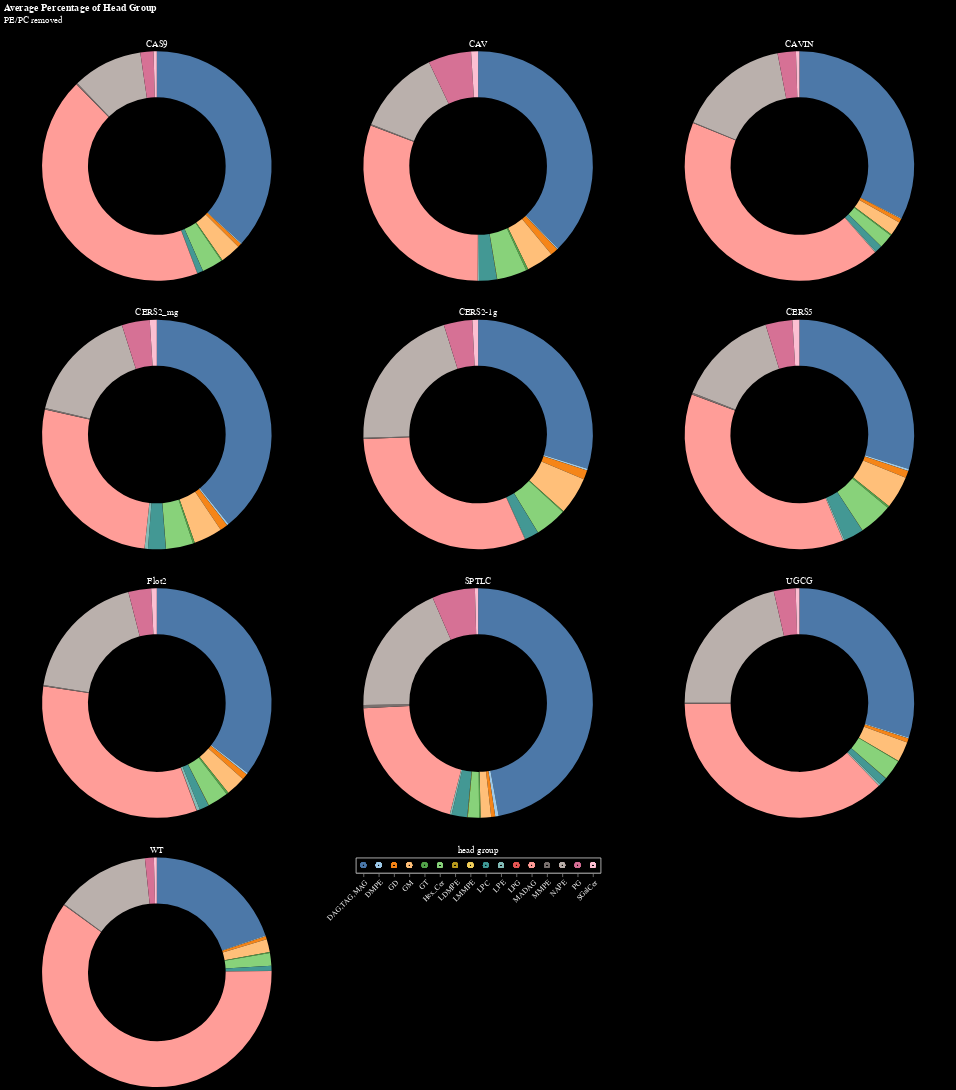

Notebook code cell kept with this figure:
### Code cell
chart_list = []

# create selection tool
click = alt.selection_point(fields=['head group'])

# create head group legend
heads = alt.Chart(h_long).mark_point().encode(
    x=alt.X('head group').axis(labelAngle=-45),
    color=alt.condition(click, 'head group', alt.value('lightgray')),
    ).add_params(click).properties(title={'text':[], 'subtitle':'head group', 'subtitleColor':'white'})

for ptn in h_long['protein'].unique():
    source = h_long[h_long['protein'] == ptn]
    
    donut = alt.Chart(source).mark_arc(innerRadius=90).encode(
        theta='mean(percentage):Q',
        color=alt.condition(click, 'head group', alt.value('lightgray'), scale=alt.Scale(scheme='tableau20'), legend=None),
        opacity = alt.condition(click, alt.value(1), alt.value(0.1)),
        tooltip=['head group', 'mean(percentage)']
    ).add_params(click).properties(
        width=400,
        title={'text':[], 'subtitle':ptn, 'subtitleColor':'white'}
    )
    
    chart_list.append(donut)
    
d = alt.hconcat(*chart_list[:3]) & alt.hconcat(*chart_list[3:6]) & alt.hconcat(*chart_list[6:9]) & (chart_list[9] | heads)
d = d.properties(title={'text':['Average Percentage of Head Group'], 'subtitle':['PE/PC removed'], 'color': 'white', 'subtitleColor':'white'}).configure(background='black').configure_axis(labelColor='white')
# d.save('graphs/pos_mode_whole_dataset/updated_HeadGroupDonutCharts_noPC-PE_interactive.html')
d
